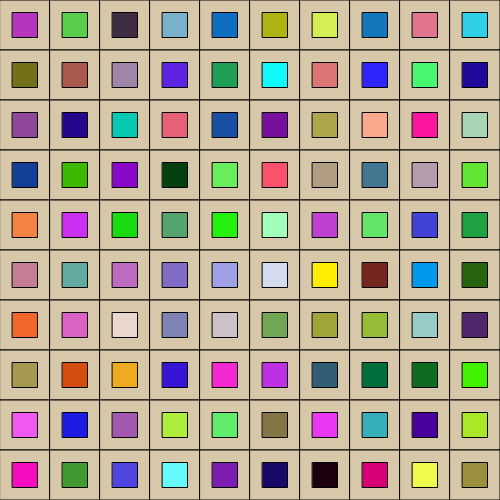
Frame 1 (no input)
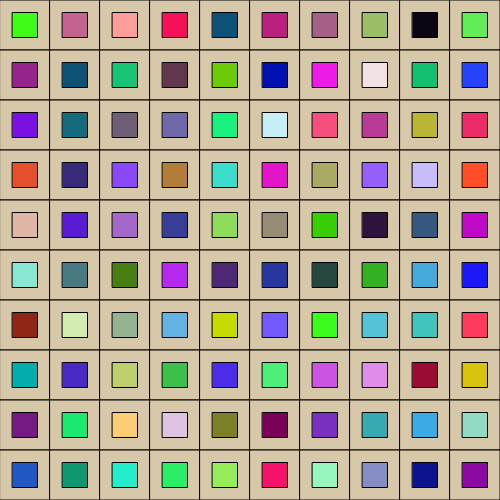
Frame 2 (the mouse pressed at the canvas centre, redrawn once)

The p5.js sketch that drew these frames (run headless with seeded random() and noise() and a simulated clock; the mouse was pressed at the canvas centre and the sketch redrawn once):

// p5.js sketch
// ── sketch.js
//DAT405 / GAD405
//nested forloop(Exercise 02)

let size = 50;
//Initialization function
function setup() {
  //Set the size of rendering window - pixels
  createCanvas(500, 500);
  noLoop();
  }

  function draw(){
  fill(215,200,170);

  //run the nested loop for x and y
  for(let y=0; y<10; y++){
    for(let x=0; x<10; x++){
      //will draw a shape corresponding to position
      //generate position for x and y
      //the shapes will be redrwan depending on the number of loops mentioned
      rect(size * x, size * y, size, size);
    }
  }

  for(let y = 0; y < 10; y++){
    for(let x = 0; x< 10; x++){
    //will draw a shape corresponding to position
    //generate position for x and y
    //the shapes will be redrwan depending on the number of loops mentioned
    fill(random(0,255), random(0,255), random(0,255))
    rect(size * x + size/4, size * y + size/4, size/2, size/2);
  }
 }
}
